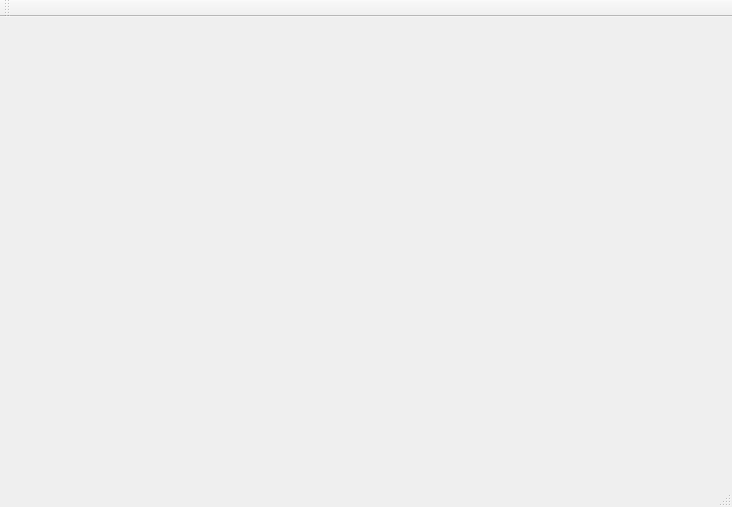
<?xml version="1.0" encoding="UTF-8"?>
<ui version="4.0">
 <class>MainWindow</class>
 <widget class="QMainWindow" name="MainWindow">
  <property name="geometry">
   <rect>
    <x>0</x>
    <y>0</y>
    <width>732</width>
    <height>507</height>
   </rect>
  </property>
  <property name="windowTitle">
   <string>MainWindow</string>
  </property>
  <widget class="QWidget" name="centralWidget"/>
  <widget class="QMenuBar" name="menuBar">
   <property name="geometry">
    <rect>
     <x>0</x>
     <y>0</y>
     <width>732</width>
     <height>31</height>
    </rect>
   </property>
  </widget>
  <widget class="QToolBar" name="mainToolBar">
   <attribute name="toolBarArea">
    <enum>TopToolBarArea</enum>
   </attribute>
   <attribute name="toolBarBreak">
    <bool>false</bool>
   </attribute>
  </widget>
  <widget class="QStatusBar" name="statusBar"/>
 </widget>
 <layoutdefault spacing="6" margin="11"/>
 <resources/>
 <connections/>
</ui>
